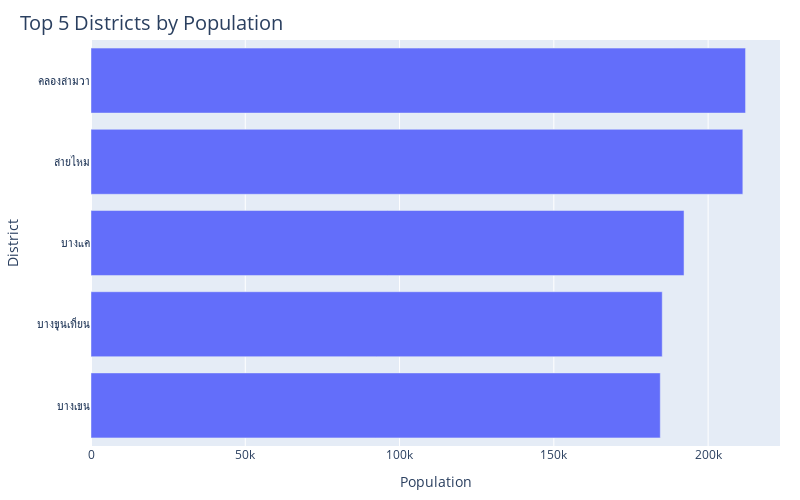

Notebook code for this chart:
### Markdown cell above
In the scatter map visualization above, it is obvious that population density in central districts is notably lower compared to their surrounding districts. However, some districts, such as Bangbon and Taweewattana, exhibit a relatively small number of population.

### Code cell
fig = px.bar(df_merge.sort_values(by = 'Population', ascending = False).head(5).sort_values(by = 'Population'), 
             x = 'Population', 
             y = 'District', 
             orientation = 'h',
             width = 800,
             height = 500)
fig.update_layout(margin = dict(l = 20, r = 20, t = 40, b = 20),
                  title = {'text':'Top 5 Districts by Population',
                           'font': {'size': 20},
                           'x': 0.025,
                           'y': 0.9675})
fig.show()

### Figure 1 — Plotly figure (JSON) as saved in the notebook; plotly's stock layout.template omitted (floating-point values rounded to 4 significant figures)
{"data": [{"alignmentgroup": "True", "hovertemplate": "Population=%{x}<br>District=%{y}<extra></extra>", "legendgroup": "", "marker": {"color": "#636efa", "pattern": {"shape": ""}}, "name": "", "offsetgroup": "", "orientation": "h", "showlegend": false, "textposition": "auto", "type": "bar", "x": [184496, 185130, 192198, 211253, 212131], "xaxis": "x", "y": ["บางเขน", "บางขุนเทียน", "บางแค", "สายไหม", "คลองสามวา"], "yaxis": "y"}], "layout": {"barmode": "relative", "height": 500, "legend": {"tracegroupgap": 0}, "margin": {"b": 20, "l": 20, "r": 20, "t": 40}, "title": {"font": {"size": 20}, "text": "Top 5 Districts by Population", "x": 0.025, "y": 0.9675}, "width": 800, "xaxis": {"anchor": "y", "domain": [0, 1], "title": {"text": "Population"}}, "yaxis": {"anchor": "x", "domain": [0, 1], "title": {"text": "District"}}}}
